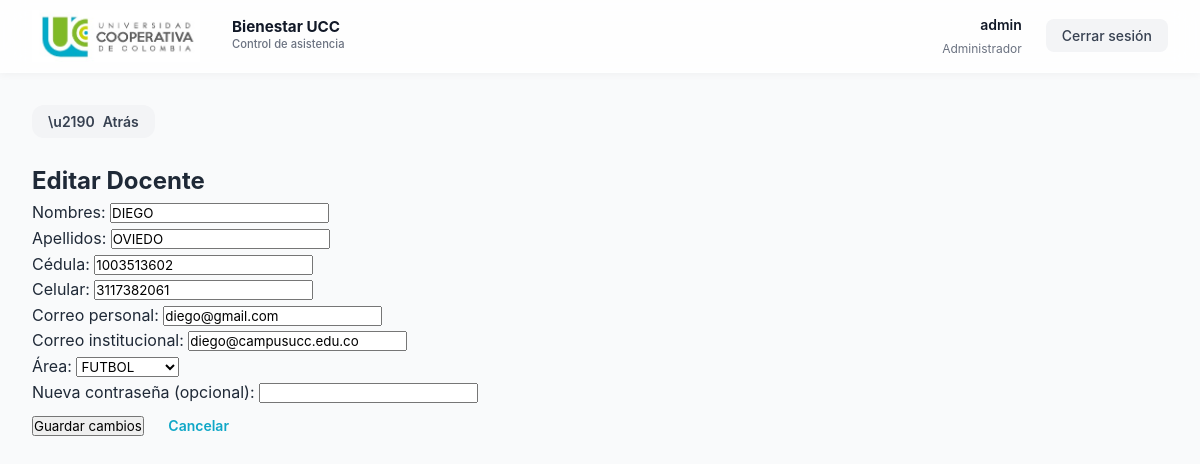
/admin/docentes/3/edit (signed in), run on the app's committed database.
### models.py (models this page shows, shortened)
class User(UserMixin, db.Model):
    __tablename__ = 'users'
    id = db.Column(db.Integer, primary_key=True)
    nombre = db.Column(db.String(120), nullable=False)
    apellido = db.Column(db.String(120))
    cedula = db.Column(db.String(50), unique=True)
    celular = db.Column(db.String(40))
    correo_personal = db.Column(db.String(120))
    correo = db.Column(db.String(120), unique=True, nullable=False)
    password_hash = db.Column(db.String(512), nullable=False)
    rol = db.Column(db.String(30), nullable=False)
    area = db.Column(db.String(80))

### app.py (the view, shortened to what this page needs)
@app.route('/admin/docentes/<int:docente_id>/edit', methods=['GET', 'POST'])
@login_required
def edit_docente(docente_id):
    if current_user.rol != 'admin':
        flash('Acceso denegado', 'danger')
        return redirect(url_for('index'))
    docente = db.session.get(User, docente_id)
    if not docente or docente.rol != 'docente':
        flash('Docente no encontrado', 'danger')
        return redirect(url_for('admin_dashboard'))
    return render_template('admin_edit_docente.html', docente=docente)

### app.py (called while the page is built, shortened)
@login_manager.user_loader
def load_user(user_id):
    try:
        return db.session.get(User, int(user_id))
    except Exception:
        return None

@app.context_processor
def inject_csrf_token():
    return {'csrf_token': get_csrf_token}

@app.before_request
def protect_from_csrf():
    if not app.config.get('SECURITY_HARDENING_ENABLED', False):
        return None

@app.after_request
def set_security_headers(response):
    if not app.config.get('SECURITY_HARDENING_ENABLED', False):
        return response

@app.before_request
def enforce_session_inactivity_timeout():
    if not app.config.get('SECURITY_HARDENING_ENABLED', False):
        return None

@app.before_request
def force_student_password_change():
    if not getattr(current_user, 'is_authenticated', False):
        return None
    if not session.get('force_password_change'):
        return None
    allowed_endpoints = {'change_password', 'logout', 'static'}
    if request.endpoint in allowed_endpoints:
        return None
    return redirect(url_for('change_password'))

### templates/admin_edit_docente.html (shortened to what this page needs)
{% extends 'base.html' %}
{% block content %}
<button onclick="history.back()" class="btn btn-secondary" style="margin-bottom: 1.5rem; display: flex; align-items: center; gap: 0.5rem; padding: 0.5rem 1rem;">
  <span>\u2190</span> Atrás
</button>
  <h2>Editar Docente</h2>
  <form method="post">
    <label>Nombres: <input name="nombre" required value="{{ docente.nombre or '' }}"></label><br>
    <label>Apellidos: <input name="apellido" required value="{{ docente.apellido or '' }}"></label><br>
    <label>Cédula: <input name="cedula" required value="{{ docente.cedula or '' }}"></label><br>
    <label>Celular: <input name="celular" value="{{ docente.celular or '' }}"></label><br>
    <div class="field-row">
      <label for="correo_personal">Correo personal:</label>
      <input id="correo_personal" name="correo_personal" type="email" value="{{ docente.correo_personal or '' }}">
    </div>
    <div class="field-row">
      <label for="correo_institucional">Correo institucional:</label>
      <input id="correo_institucional" name="correo" type="email" required pattern="[A-Za-z0-9._%+-]+@campusucc\.edu\.co" title="Debe usar una cuenta @campusucc.edu.co" value="{{ docente.correo or '' }}">
    </div>
    <label>Área:
      <select name="area" required>
        <option value="FUTBOL" {% if docente.area == 'FUTBOL' %}selected{% endif %}>FUTBOL</option>
      </select>
    </label><br>
    <label>Nueva contraseña (opcional): <input name="password" type="password" minlength="4"></label><br>
    <button type="submit">Guardar cambios</button>
    <a class="btn" href="{{ url_for('admin_dashboard') }}">Cancelar</a>
  </form>
{% endblock %}

### templates/base.html (shortened to what this page needs)
<!doctype html>
<html lang="es">
  <head>
    <link rel="stylesheet" href="{{ url_for('static', filename='styles.css') }}">
  </head>
  <body class="{% if request.endpoint == 'login' %}login-page{% endif %}">
    {% if current_user.is_authenticated %}
    <nav class="navbar">
      <div class="navbar-content">
        <div class="navbar-brand">
          <img src="{{ url_for('static', filename='logoucc.jpeg') }}" alt="UCC Logo" class="navbar-logo">
          <div>
            <div class="navbar-title">Bienestar UCC</div>
            <div class="navbar-subtitle">Control de asistencia</div>
          </div>
        </div>
        <div class="navbar-user">
          <div class="user-info">
            <div class="user-name">{{ current_user.nombre }}</div>
            <div class="user-role">
              {% if current_user.rol == 'admin' %}
                Administrador
              {% elif current_user.rol == 'docente' %}
                Docente
              {% else %}
                Estudiante
              {% endif %}
            </div>
          </div>
          <form method="post" action="{{ url_for('logout') }}" style="margin: 0;">
            <button type="submit" class="navbar-logout">Cerrar sesión</button>
          </form>
        </div>
      </div>
    </nav>
    {% endif %}
    <main class="{% if request.endpoint != 'login' %}container{% else %}login-page{% endif %}">
      {% block content %}{% endblock %}
    </main>
  </body>
</html>

### static/styles.css (style rules this page uses)
:root { --primary: #10A7C7; --secondary: #8CC63F; --success: #8CC63F; --danger: #EF4444; --warning: #F59E0B; --info: #10A7C7; --white: #FFFFFF; --black: #000000; --gray-50: #F9FAFB; --gray-100: #F3F4F6; --gray-200: #E5E7EB; --gray-300: #D1D5DB; --gray-400: #9CA3AF; --gray-500: #6B7280; --gray-600: #4B5563; --gray-700: #374151; --gray-800: #1F2937; --gray-900: #111827; --bg-light: #F9FAFB; --bg-white: #FFFFFF; --bg-overlay: rgba(17, 24, 39, 0.5); --shadow-xs: 0 1px 2px 0 rgba(0, 0, 0, 0.05); --shadow-sm: 0 1px 3px 0 rgba(0, 0, 0, 0.1), 0 1px 2px 0 rgba(0, 0, 0, 0.06); --shadow-md: 0 4px 6px -1px rgba(0, 0, 0, 0.1), 0 2px 4px -1px rgba(0, 0, 0, 0.06); --shadow-lg: 0 10px 15px -3px rgba(0, 0, 0, 0.1), 0 4px 6px -2px rgba(0, 0, 0, 0.05); --shadow-xl: 0 20px 25px -5px rgba(0, 0, 0, 0.1), 0 10px 10px -5px rgba(0, 0, 0, 0.04); --shadow-glow: 0 0 20px rgba(16, 167, 199, 0.25); --transition-fast: 150ms cubic-bezier(0.4, 0, 0.2, 1); --transition-base: 300ms cubic-bezier(0.4, 0, 0.2, 1); --transition-slow: 500ms cubic-bezier(0.4, 0, 0.2, 1); --spacing-xs: 0.25rem; --spacing-sm: 0.5rem; --spacing-md: 1rem; --spacing-lg: 1.5rem; --spacing-xl: 2rem; --spacing-2xl: 3rem; --radius-sm: 0.375rem; --radius-md: 0.5rem; --radius-lg: 0.75rem; --radius-xl: 1rem; --radius-2xl: 1.5rem; --radius-full: 9999px; }
* { margin: 0; padding: 0; box-sizing: border-box; }
html { scroll-behavior: smooth; }
body { font-family: -apple-system, BlinkMacSystemFont, "Segoe UI", Roboto, "Helvetica Neue", Arial, sans-serif; background-color: var(--bg-light); color: var(--gray-800); line-height: 1.6; font-size: 16px; -webkit-font-smoothing: antialiased; -moz-osx-font-smoothing: grayscale; }
a { color: var(--primary); text-decoration: none; transition: color var(--transition-fast); }
button, input, textarea, select { font-family: inherit; }
.navbar { background: rgba(255, 255, 255, 0.8); backdrop-filter: blur(12px); border-bottom: 1px solid rgba(255, 255, 255, 0.2); padding: 0 var(--spacing-xl); box-shadow: 0 2px 8px rgba(0, 0, 0, 0.04); position: sticky; top: 0; z-index: 100; }
.navbar-content { max-width: 1400px; margin: 0 auto; display: flex; align-items: center; justify-content: space-between; height: 72px; gap: var(--spacing-lg); }
.navbar-brand { display: flex; align-items: center; gap: var(--spacing-md); flex-shrink: 0; }
.navbar-logo { width: 168px; height: 168px; object-fit: contain; border-radius: var(--radius-lg); margin-right: var(--spacing-md); flex-shrink: 0; }
.navbar-title { font-size: 0.95rem; font-weight: 700; color: var(--gray-900); line-height: 1.2; }
.navbar-subtitle { font-size: 0.7rem; color: var(--gray-500); font-weight: 500; }
.navbar-user { display: flex; align-items: center; gap: var(--spacing-lg); }
.user-info { text-align: right; }
.user-name { font-size: 0.875rem; font-weight: 600; color: var(--gray-900); }
.user-role { font-size: 0.75rem; color: var(--gray-500); margin-top: 0.125rem; }
.navbar-logout { padding: 0.5rem 1rem; background-color: var(--gray-100); color: var(--gray-700); border: none; border-radius: var(--radius-md); font-size: 0.875rem; font-weight: 500; cursor: pointer; transition: all var(--transition-base); }
.container { max-width: 1400px; margin: 0 auto; padding: var(--spacing-xl); }
main { min-height: calc(100vh - 72px); background-color: var(--bg-light); }
.btn { display: inline-flex; align-items: center; justify-content: center; gap: var(--spacing-sm); padding: 0.625rem 1.25rem; border: none; border-radius: var(--radius-lg); font-size: 0.875rem; font-weight: 600; cursor: pointer; transition: all var(--transition-base); text-decoration: none; white-space: nowrap; }
.btn-secondary { background: var(--gray-100); color: var(--gray-700); }

### data on the page
User: nombre "admin"
User: nombre "DIEGO", apellido "OVIEDO", cedula "1003513602", celular "3117382061", correo_personal "diego@gmail.com", correo "diego@campusucc.edu.co", area "FUTBOL"
